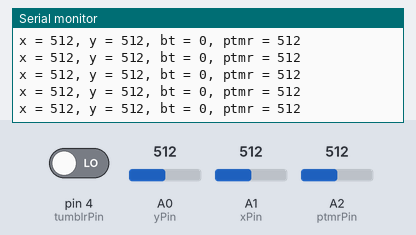
Bench run of a sketch on a simulated Arduino Uno, built with avr-gcc and run on an emulated ATmega328P. On the bench: the last lines printed to the serial monitor. The test bench sets the inputs (shaded band); at power-on: A2 (ptmrPin) = 512, A0 (yPin) = 512, pin 4 (tumblrPin) LOW, A1 (xPin) = 512.

Above: at 4.2 s.
4.3 s: A2 (ptmrPin) set to 107
At 5.0 s:
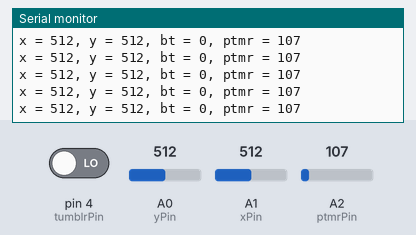
7.3 s: A2 (ptmrPin) set to 90
At 8.0 s:
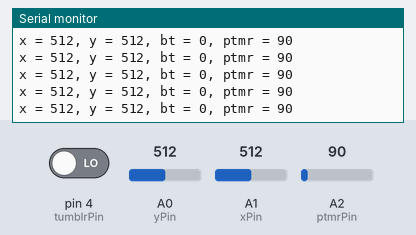
16.3 s: A0 (yPin) set to 988
At 17.3 s:
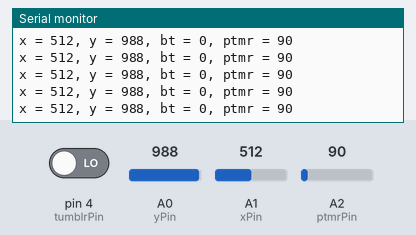
19.3 s: A0 (yPin) set to 1013
At 19.9 s:
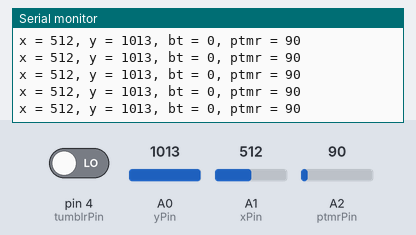
Timing chart, 0 to 21.8 s (numbered marks = the images above; inputs shaded):
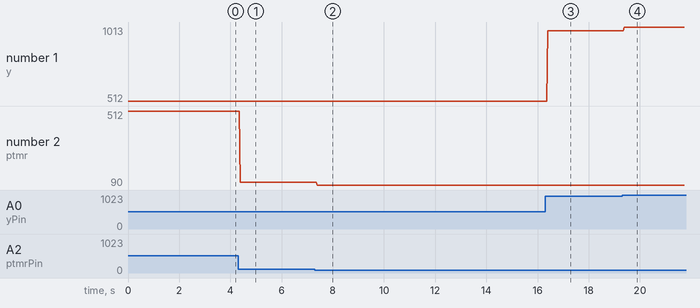

The sketch:

check_pins.ino
```cpp
#include <SPI.h>

const int xPin = A1; //0-540-1023
const int yPin = A0; //0-496-1023
//const int buttonPin = 4;
const int ptmrPin = A2; //0-1023
const int tumblrPin = 4;


void setup() {
  Serial.begin(9600);
  pinMode(xPin, INPUT);
  pinMode(yPin, INPUT);
  //pinMode(buttonPin, INPUT_PULLUP);
  pinMode(tumblrPin, INPUT);
  pinMode(ptmrPin, INPUT);
}

void loop() {
  int x_value = analogRead(xPin);
  int y_value = analogRead(yPin);
  int tumblState = digitalRead(tumblrPin);
  int ptmr = analogRead(ptmrPin);
  Serial.print("x = ");
  Serial.print(x_value);
  Serial.print(", y = ");
  Serial.print(y_value);
  Serial.print(", bt = ");
  Serial.print(tumblState);
  Serial.print(", ptmr = ");
  Serial.println(ptmr);
}
```

Measured:
- after the input at 4.3 s, the serial monitor: prints a new line after 0.09 s (image 1)
- after the input at 7.3 s, the serial monitor: prints a new line after 0.09 s (image 2)
- after the input at 16.3 s, the serial monitor: prints a new line after 0.10 s (image 3)
- after the input at 19.3 s, the serial monitor: prints a new line after 0.10 s (image 4)
- plotted number 1: 512 → 988 after the input at 16.3 s, 988 → 1013 after the input at 19.3 s
- plotted number 2: 512 → 107 after the input at 4.3 s, 107 → 90 after the input at 7.3 s
